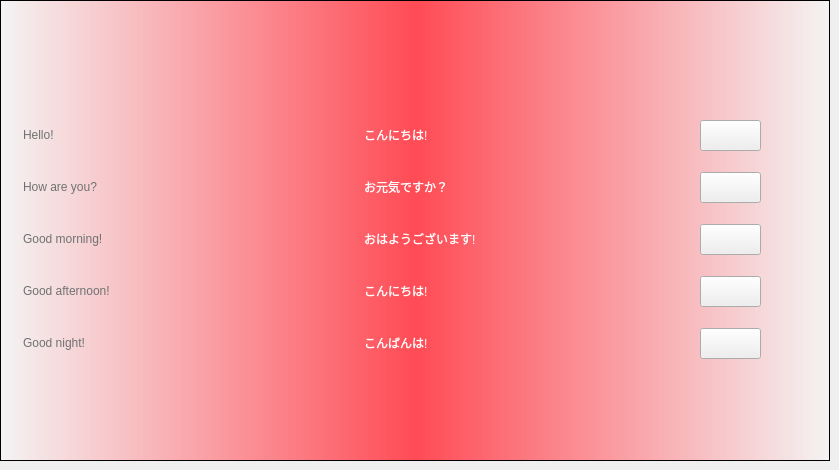
  <widget class="QWidget" name="tab_7">
   <attribute name="title">
    <string>Japanese</string>
   </attribute>
   <widget class="QFrame" name="frame_7">
    <property name="geometry">
     <rect>
      <x>0</x>
      <y>0</y>
      <width>830</width>
      <height>461</height>
     </rect>
    </property>
    <property name="styleSheet">
     <string notr="true">QFrame {
	color: #717171;
}

QFrame#frame_7 { 
	background-color: qlineargradient(spread:pad, x1:0, y1:0, x2:1, y2:0, stop:0 rgba(244, 244, 244, 255), stop:0.5 rgba(255, 75, 85, 255), stop:1 rgba(244, 244, 244, 255));
}</string>
    </property>
    <property name="frameShape">
     <enum>QFrame::StyledPanel</enum>
    </property>
    <property name="frameShadow">
     <enum>QFrame::Raised</enum>
    </property>
    <widget class="QLabel" name="lb_flag_japanese">
     <property name="geometry">
      <rect>
       <x>364</x>
       <y>20</y>
       <width>102</width>
       <height>64</height>
      </rect>
     </property>
     <property name="styleSheet">
      <string notr="true"/>
     </property>
     <property name="text">
      <string/>
     </property>
    </widget>
    <widget class="QLabel" name="label_65">
     <property name="geometry">
      <rect>
       <x>23</x>
       <y>112</y>
       <width>100</width>
       <height>46</height>
      </rect>
     </property>
     <property name="styleSheet">
      <string notr="true">font: 75 28pt &quot;Trebuchet MS&quot;;</string>
     </property>
     <property name="text">
      <string>Hello!</string>
     </property>
    </widget>
    <widget class="QLabel" name="label_66">
     <property name="geometry">
      <rect>
       <x>23</x>
       <y>320</y>
       <width>196</width>
       <height>46</height>
      </rect>
     </property>
     <property name="styleSheet">
      <string notr="true">font: 75 28pt &quot;Trebuchet MS&quot;;</string>
     </property>
     <property name="text">
      <string>Good night!</string>
     </property>
    </widget>
    <widget class="QLabel" name="label_67">
     <property name="geometry">
      <rect>
       <x>23</x>
       <y>164</y>
       <width>219</width>
       <height>46</height>
      </rect>
     </property>
     <property name="styleSheet">
      <string notr="true">font: 75 28pt &quot;Trebuchet MS&quot;;</string>
     </property>
     <property name="text">
      <string>How are you?</string>
     </property>
    </widget>
    <widget class="QLabel" name="label_68">
     <property name="geometry">
      <rect>
       <x>23</x>
       <y>216</y>
       <width>246</width>
       <height>46</height>
      </rect>
     </property>
     <property name="styleSheet">
      <string notr="true">font: 75 28pt &quot;Trebuchet MS&quot;;</string>
     </property>
     <property name="text">
      <string>Good morning!</string>
     </property>
    </widget>
    <widget class="QLabel" name="label_69">
     <property name="geometry">
      <rect>
       <x>23</x>
       <y>268</y>
       <width>273</width>
       <height>46</height>
      </rect>
     </property>
     <property name="styleSheet">
      <string notr="true">font: 75 28pt &quot;Trebuchet MS&quot;;</string>
     </property>
     <property name="text">
      <string>Good afternoon!</string>
     </property>
    </widget>
    <widget class="QPushButton" name="bt_japanese_1">
     <property name="enabled">
      <bool>true</bool>
     </property>
     <property name="geometry">
      <rect>
       <x>700</x>
       <y>120</y>
       <width>61</width>
       <height>31</height>
      </rect>
     </property>
     <property name="styleSheet">
      <string notr="true"/>
     </property>
     <property name="text">
      <string/>
     </property>
    </widget>
    <widget class="QPushButton" name="bt_japanese_2">
     <property name="geometry">
      <rect>
       <x>700</x>
       <y>172</y>
       <width>61</width>
       <height>31</height>
      </rect>
     </property>
     <property name="text">
      <string/>
     </property>
    </widget>
    <widget class="QPushButton" name="bt_japanese_3">
     <property name="geometry">
      <rect>
       <x>700</x>
       <y>224</y>
       <width>61</width>
       <height>31</height>
      </rect>
     </property>
     <property name="text">
      <string/>
     </property>
    </widget>
    <widget class="QPushButton" name="bt_japanese_4">
     <property name="geometry">
      <rect>
       <x>700</x>
       <y>276</y>
       <width>61</width>
       <height>31</height>
      </rect>
     </property>
     <property name="text">
      <string/>
     </property>
    </widget>
    <widget class="QPushButton" name="bt_japanese_5">
     <property name="geometry">
      <rect>
       <x>700</x>
       <y>328</y>
       <width>61</width>
       <height>31</height>
      </rect>
     </property>
     <property name="text">
      <string/>
     </property>
    </widget>
    <widget class="QLabel" name="label_70">
     <property name="geometry">
      <rect>
       <x>364</x>
       <y>216</y>
       <width>281</width>
       <height>46</height>
      </rect>
     </property>
     <property name="styleSheet">
      <string notr="true">font: 75 28pt &quot;Trebuchet MS&quot;;
color: white;</string>
     </property>
     <property name="text">
      <string>おはようございます!</string>
     </property>
    </widget>
    <widget class="QLabel" name="label_71">
     <property name="geometry">
      <rect>
       <x>364</x>
       <y>164</y>
       <width>231</width>
       <height>46</height>
      </rect>
     </property>
     <property name="styleSheet">
      <string notr="true">font: 75 28pt &quot;Trebuchet MS&quot;;
color: white;</string>
     </property>
     <property name="text">
      <string>お元気ですか？</string>
     </property>
    </widget>
    <widget class="QLabel" name="label_72">
     <property name="geometry">
      <rect>
       <x>364</x>
       <y>268</y>
       <width>273</width>
       <height>46</height>
      </rect>
     </property>
     <property name="styleSheet">
      <string notr="true">font: 75 28pt &quot;Trebuchet MS&quot;;
color: white;</string>
     </property>
     <property name="text">
      <string>こんにちは!</string>
     </property>
    </widget>
    <widget class="QLabel" name="label_73">
     <property name="geometry">
      <rect>
       <x>364</x>
       <y>320</y>
       <width>196</width>
       <height>46</height>
      </rect>
     </property>
     <property name="styleSheet">
      <string notr="true">font: 75 28pt &quot;Trebuchet MS&quot;;
color: white;</string>
     </property>
     <property name="text">
      <string>こんばんは!</string>
     </property>
    </widget>
    <widget class="QLabel" name="label_74">
     <property name="geometry">
      <rect>
       <x>364</x>
       <y>112</y>
       <width>221</width>
       <height>46</height>
      </rect>
     </property>
     <property name="styleSheet">
      <string notr="true">font: 75 28pt &quot;Trebuchet MS&quot;;
color: white;</string>
     </property>
     <property name="text">
      <string>こんにちは!</string>
     </property>
    </widget>
   </widget>
  </widget>
